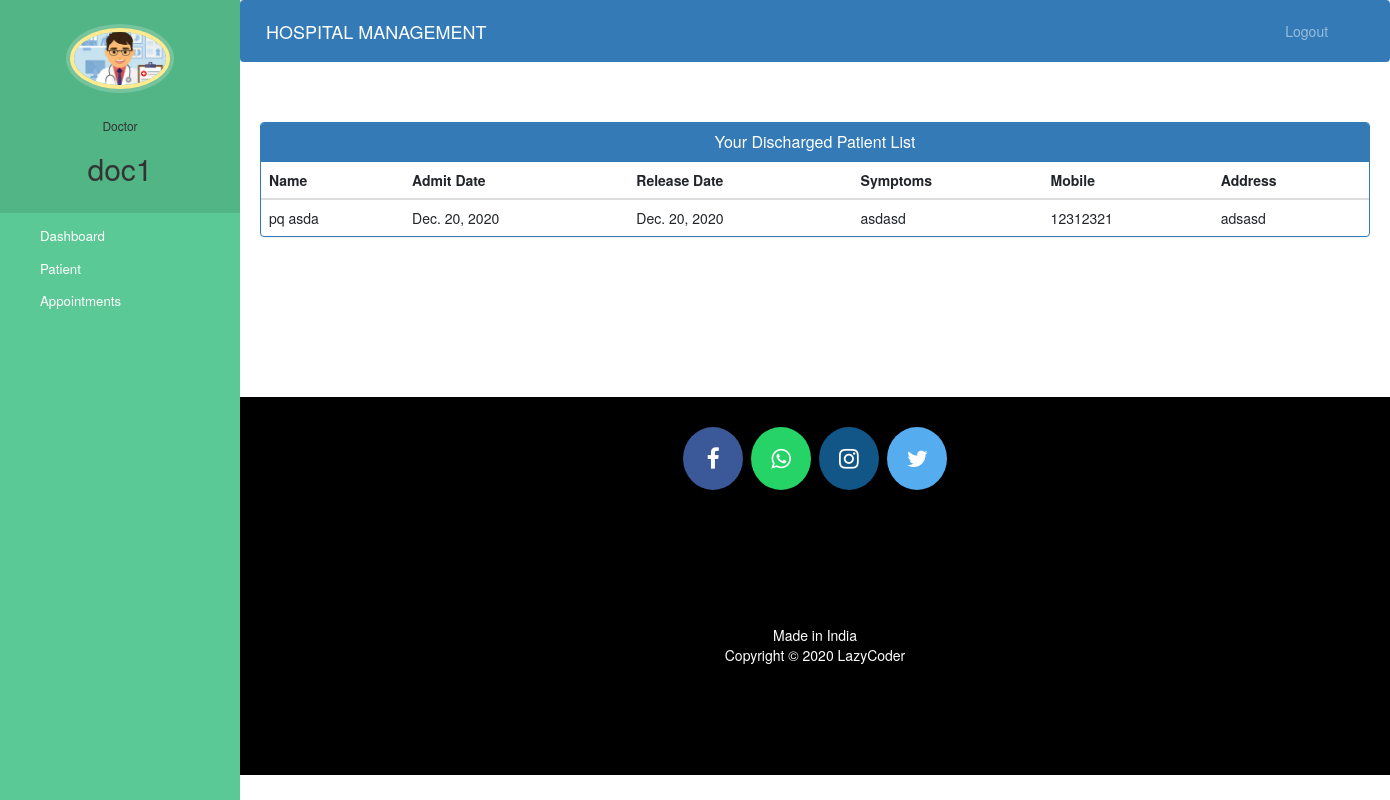
Screenshot of /doctor-view-discharge-patient (signed in) with the database file from the repository.
### hospital/models.py (models this page shows, shortened)
class Doctor(models.Model):
    user = models.OneToOneField(User, on_delete=models.CASCADE)
    profile_pic = models.ImageField(
        upload_to='profile_pic/DoctorProfilePic/', null=True, blank=True)
    address = models.CharField(max_length=40)
    mobile = models.CharField(max_length=20, null=True)
    department = models.CharField(
        max_length=50, choices=departments, default='Cardiologist')
    status = models.BooleanField(default=False)

class PatientDischargeDetails(models.Model):
    patientId = models.PositiveIntegerField(null=True)
    patientName = models.CharField(max_length=40)
    assignedDoctorName = models.CharField(max_length=40)
    address = models.CharField(max_length=40)
    mobile = models.CharField(max_length=20, null=True)
    symptoms = models.CharField(max_length=100, null=True)
    admitDate = models.DateField(null=False)
    releaseDate = models.DateField(null=False)
    daySpent = models.PositiveIntegerField(null=False)
    roomCharge = models.PositiveIntegerField(null=False)
    medicineCost = models.PositiveIntegerField(null=False)
    doctorFee = models.PositiveIntegerField(null=False)
    OtherCharge = models.PositiveIntegerField(null=False)
    total = models.PositiveIntegerField(null=False)

### hospital/views.py (the view)
# urls.py: path('doctor-view-discharge-patient', views.doctor_view_discharge_patient_view,
@login_required(login_url='doctorlogin')
@user_passes_test(is_doctor)
def doctor_view_discharge_patient_view(request):
    dischargedpatients=models.PatientDischargeDetails.objects.all().distinct().filter(assignedDoctorName=request.user.first_name)
    doctor=models.Doctor.objects.get(user_id=request.user.id) #for profile picture of doctor in sidebar
    return render(request,'hospital/doctor_view_discharge_patient.html',{'dischargedpatients':dischargedpatients,'doctor':doctor})

### hospital/views.py (called while the page is built)
def is_doctor(user):
    return user.groups.filter(name='DOCTOR').exists()

### templates/hospital/doctor_view_discharge_patient.html (shortened to what this page needs)
{% extends 'hospital/doctor_base.html' %}
{% block content %}
{%load static%}
<head>
  <link href="//netdna.bootstrapcdn.com/bootstrap/3.0.0/css/bootstrap.min.css" rel="stylesheet" id="bootstrap-css">
</head>
<div class="container">
  <div class="panel panel-primary">
    <div class="panel-heading">
      <h6 class="panel-title">Your Discharged Patient List</h6>
    </div>
    <table class="table table-hover" id="dev-table">
      <thead>
        <tr>
          <th>Name</th>
          <th>Admit Date</th>
          <th>Release Date</th>
          <th>Symptoms</th>
          <th>Mobile</th>
          <th>Address</th>
        </tr>
      </thead>
      {% for p in dischargedpatients %}
      <tr>
        <td> {{p.patientName}}</td>
        <td>{{p.admitDate}}</td>
        <td>{{p.releaseDate}}</td>
        <td>{{p.symptoms}}</td>
        <td>{{p.mobile}}</td>
        <td>{{p.address}}</td>
      </tr>
      {% endfor %}
    </table>
  </div>
</div>
{% endblock content %}

### templates/hospital/doctor_base.html (shortened to what this page needs)
<!DOCTYPE html>
{% load static %}
<html lang="en">
<head>
  <link rel="stylesheet" href="https://stackpath.bootstrapcdn.com/bootstrap/4.3.1/css/bootstrap.min.css">
  <link rel="stylesheet" href="https://maxcdn.bootstrapcdn.com/font-awesome/4.7.0/css/font-awesome.min.css">
</head>
<body>
  <nav class="menu" tabindex="0">
    <header class="avatar">
      <img src="{% static doctor.profile_pic.url %}" alt="Profile Pic" />
      <br><br>
      <h6>Doctor</h6>
      <h2>{{request.user.first_name}}</h2>
    </header>
    <ul>
      <li tabindex="0" class="icon-dashboard"> <a style="color:white; text-decoration:none;" href="/doctor-dashboard"><span>Dashboard</span></a> </li>
      <li tabindex="0" class="icon-users"> <a style="color:white; text-decoration:none;" href="/doctor-patient"><span>Patient</span></a></li>
      <li tabindex="0" class="icon-calendar"> <a style="color:white; text-decoration:none;" href="/doctor-appointment"><span>Appointments</span></a></li>
    </ul>
  </nav>
  <main>
    <div class="bs-example">
      <nav class="navbar navbar-expand-md  navbar-dark fixed-top" style="background:#337AB7;">
        <a href="/doctor-dashboard" class="navbar-brand">HOSPITAL MANAGEMENT</a>
        <div class="collapse navbar-collapse justify-content-between" id="navbarCollapse">
          <div class="navbar-nav" style=" margin-left: 90%;">
            <a href="/logout" class="nav-item nav-link">Logout</a>
          </div>
        </div>
      </nav>
    </div>
    <br><br>
    {% block content %}
    {% endblock content %}
    <br><br><br><br><br><br><br>
    <footer>
      <p>
        <a id="ftr" href="https://facebook.com/sumit.luv/" class="fa fa-facebook"></a>
        <a id="ftr" href="https://api.whatsapp.com/send?phone=919572181024&text=Hello%20Sumit.%0d%0aHow%20are%20you%20%3f%0d%0aI%20came%20from%20your%20website.&source=&data=#" class="fa fa-whatsapp"></a>
        <a id="ftr" href="https://instagram.com/sumit.luv" class="fa fa-instagram"></a>
        <a id="ftr" href="https://twitter.com/sumitkumar1503" class="fa fa-twitter"></a>
      </p>
      <br>
      <div class="container">
        <div class="row">
          <div class="col-md-12 col-sm-12">
            <div style="color:#ffffff;" class="wow fadeInUp footer-copyright">
              <p>Made in India <br>
                Copyright &copy; 2020 LazyCoder </p>
            </div>
          </div>
        </div>
      </div>
    </footer>
  </main>
</body>
</html>

### templates/hospital/doctor_base.html (style rules this page uses)
a:link { text-decoration: none; }
a { color: white; }
footer { padding: 0px 0px 0px 0px; background-color: black; margin: 0px; }
#ftr { padding: 20px; }
.fa { font-size: 23px; width: 60px; text-align: center; text-decoration: none; margin: 5px 2px; border-radius: 50%; }
.fa-facebook { background: #3B5998; color: white; margin-top: 30px; }
.fa-whatsapp { background: #25d366; color: white; }
.fa-twitter { background: #55ACEE; color: white; }
.fa-instagram { background: #125688; color: white; }
p { text-align: center; }
body { padding-left: 240px; }
main { position: relative; height: 100vh; }
.menu { background: #5bc995; height: 100vh; width: 240px; position: fixed; top: 0px; left: 0; z-index: 5; outline: none; }
.menu .avatar { background: rgba(0, 0, 0, 0.1); padding: 2em 0.5em; text-align: center; }
.menu .avatar img { width: 100px; border-radius: 50%; overflow: hidden; border: 4px solid #ffea92; box-shadow: 0 0 0 4px rgba(255, 255, 255, 0.2); }
.menu .avatar h2 { font-weight: normal; margin-bottom: 0; }
.menu ul { list-style: none; padding: 0.5em 0; margin: 0; }
.menu ul li { padding: 0.5em 1em 0.5em 3em; font-size: 0.95em; font-weight: regular; background-repeat: no-repeat; background-position: left 15px center; background-size: auto 20px; transition: all 0.15s linear; cursor: pointer; }
.menu ul li.icon-dashboard { background-image: url("http://www.entypo.com/images//gauge.svg"); }
.menu ul li.icon-users { background-image: url("http://www.entypo.com/images//users.svg"); }
.menu ul li.icon-calendar { background-image: url("http://www.entypo.com/images//calendar.svg"); }

### templates/hospital/doctor_view_discharge_patient.html (style rules this page uses)
a:link { text-decoration: none; }
h6 { text-align: center; }
.row { margin: 100px; }

### rows the page displays
Doctor: profile_pic (picture)
PatientDischargeDetails: patientName "pq asda", admitDate "Dec. 20, 2020", releaseDate "Dec. 20, 2020", symptoms "asdasd", mobile "12312321", address "adsasd"

### other values shown
{{ request.user.first_name }} "doc1"
